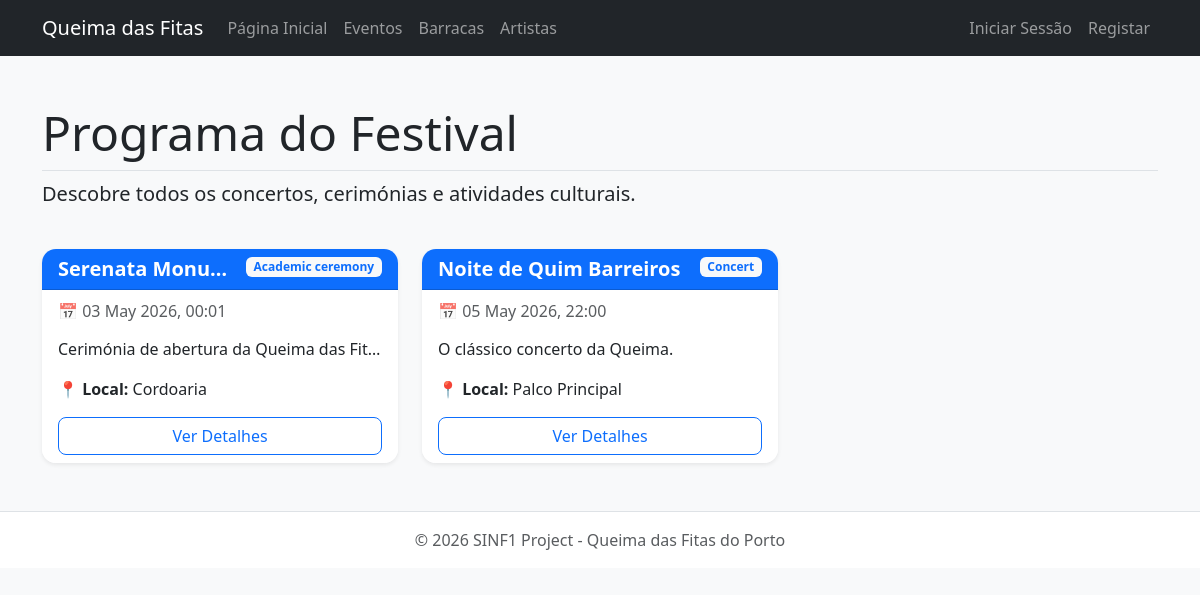
Page /public/UserInterface/events.php on the committed database.
### tables this page shows
CREATE TABLE `event` (
  `id_event` int(11) NOT NULL,
  `name` varchar(100) NOT NULL,
  `description` text DEFAULT NULL,
  `event_date` datetime NOT NULL,
  `location` varchar(100) NOT NULL,
  `event_type` varchar(50) NOT NULL,
  `id_tent` int(11) DEFAULT NULL
);

### src/dal/DataAccessLayer.php (called while the page is built, shortened)
<?php
class DataAccessLayer {
    private $conn;
    public function __construct() {
        $this->conn = new mysqli(DB_HOST, DB_USER, DB_PASS, DB_NAME);
        $this->conn->set_charset("utf8mb4");
    }
    public function executeSelect($query, $params = [], $types = "") {
        $stmt = $this->conn->prepare($query);
        if ($params) {
            $stmt->bind_param($types, ...$params);
        }
        $stmt->execute();
        $result = $stmt->get_result();
        $data = $result->fetch_all(MYSQLI_ASSOC);
        return $data;
    }
}
?>

### src/bll/BusinessLogicLayer.php (called while the page is built, shortened)
<?php
require_once __DIR__ . '/../dal/DataAccessLayer.php';
class BusinessLogicLayer {
    private $dal;
    public function __construct() {
        $this->dal = new DataAccessLayer();
    }
    public function getAllEvents() {
        return $this->dal->executeSelect("SELECT * FROM event ORDER BY event_date ASC");
    }
}
?>

### public/UserInterface/events.php (the view, shortened to what this page needs)
<?php
include '../includes/header_ui.php';
$events = $bll->getAllEvents();
?>
<div class="row mb-4">
    <div class="col">
        <h1 class="display-5 border-bottom pb-2">Programa do Festival</h1>
        <p class="lead">Descobre todos os concertos, cerimónias e atividades culturais.</p>
    </div>
</div>
<div class="row">
    <?php if ($events && count($events) > 0): ?>
        <?php foreach ($events as $event): ?>
            <div class="col-md-6 col-lg-4 mb-4">
                <div class="card event-card h-100 shadow-sm border-0">
                    <div class="card-header bg-primary text-white">
                        <span class="badge bg-light text-primary float-end">
                            <?php echo htmlspecialchars($event['event_type']); ?>
                        </span>
                        <h5 class="mb-0 text-truncate" title="<?php echo htmlspecialchars($event['name']); ?>">
                            <?php echo htmlspecialchars($event['name']); ?>
                        </h5>
                    </div>
                    <div class="card-body">
                        <h6 class="card-subtitle mb-3 text-muted">
                            📅 <?php echo date('d M Y, H:i', strtotime($event['event_date'])); ?>
                        </h6>
                        <p class="card-text text-truncate" style="max-height: 3rem;">
                            <?php echo htmlspecialchars($event['description']); ?>
                        </p>
                        <p class="card-text mb-0">
                            <strong>📍 Local:</strong> <?php echo htmlspecialchars($event['location']); ?>
                        </p>
                    </div>
                    <div class="card-footer bg-white border-top-0 pt-0">
                        <a href="event_detail.php?id=<?php echo $event['id_event']; ?>" class="btn btn-outline-primary w-100">
                            Ver Detalhes
                        </a>
                    </div>
                </div>
            </div>
        <?php endforeach; ?>
    <?php endif; ?>
</div>
<?php include '../includes/footer.php'; ?>

### public/css/style.css (style rules this page uses)
body { background-color: #f8f9fa; color: #212529; }
h1, h2, h3, h4, h5 { font-weight: 600; }
.card { border-radius: 14px; overflow: hidden; }
.card-header { font-weight: 600; }
.event-card, .tent-card, .artist-card { transition: transform 0.2s ease, box-shadow 0.2s ease; }
.btn { border-radius: 8px; }

### rows in the picture
event: event_type "Academic ceremony", name "Serenata Monu…", event_date "03 May 2026, 00:01", description "Cerimónia de abertura da Queima das Fit…", location "Cordoaria"
event: event_type "Concert", name "Noite de Quim Barreiros", event_date "05 May 2026, 22:00", description "O clássico concerto da Queima.", location "Palco Principal"
